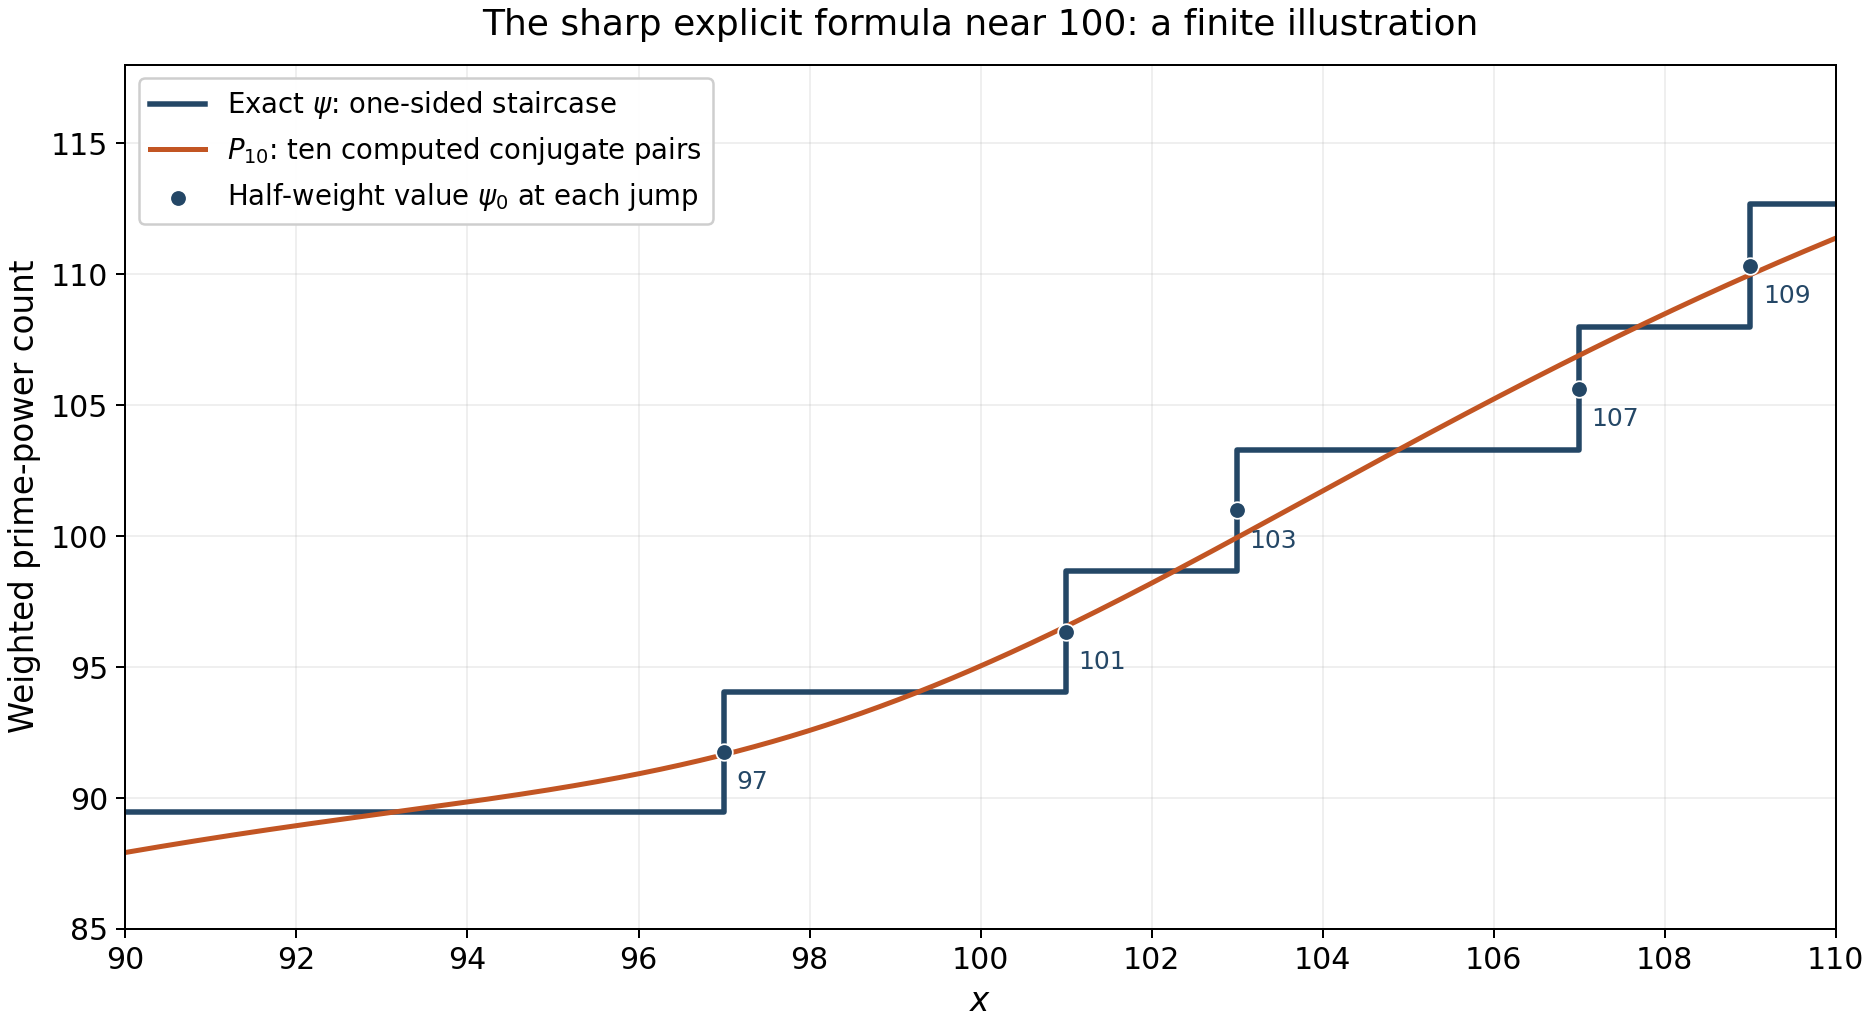

Python code for this plot:
"""Reproduce Figure 1: exact prime-power jumps and ten numerical zero pairs.

Original CC0 figure, OpenAI GPT-6.1 Sol in Codex, Ultra setting, October 2026.
Requires numpy, matplotlib and mpmath. Samples do not certify an error bound.
"""
from pathlib import Path
import math
import mpmath as mp
import numpy as np
import matplotlib
matplotlib.use('Agg')
import matplotlib.pyplot as plt

mp.mp.dps = 40
zeros = [complex(mp.zetazero(j)) for j in range(1, 11)]
prime_powers = {}
for p in range(2, 111):
    if any(p % q == 0 for q in range(2, math.isqrt(p) + 1)):
        continue
    n = p
    while n <= 110:
        prime_powers[n] = math.log(p)
        n *= p

def psi_left(x):
    return sum(weight for n, weight in prime_powers.items() if n < x)

points = np.linspace(90, 110, 2001)
logx = np.log(points)
pair_sum = 2 * np.real(sum(np.exp(rho * logx) / rho for rho in zeros))
approximation = points - pair_sum - math.log(2 * math.pi) - .5 * np.log1p(-points ** -2)
jumps = [n for n in sorted(prime_powers) if 90 < n < 110]
edges = [90] + jumps + [110]
levels = [psi_left(n) + prime_powers.get(n, 0) for n in edges]

plt.rcParams.update({'font.size': 12, 'axes.labelsize': 13})
fig, ax = plt.subplots(figsize=(10.4, 5.7), constrained_layout=True)
ax.step(edges, levels, where='post', color='#244766', linewidth=2.2,
        label=r'Exact $\psi$: one-sided staircase')
ax.plot(points, approximation, color='#c25523', linewidth=2.0,
        label=r'$P_{10}$: ten computed conjugate pairs')
midpoints = [psi_left(n) + prime_powers[n]/2 for n in jumps]
ax.scatter(jumps, midpoints, s=44, color='#244766', edgecolor='white',
           linewidth=.7, zorder=5, label=r'Half-weight value $\psi_0$ at each jump')
for n, mid in zip(jumps, midpoints):
    ax.annotate(str(n), (n, mid), xytext=(5, -15), textcoords='offset points',
                fontsize=10, color='#244766')
ax.set_xlim(90, 110)
ax.set_ylim(85, 118)
ax.set_xticks(range(90, 111, 2))
ax.set_xlabel(r'$x$')
ax.set_ylabel('Weighted prime-power count')
ax.set_title('The sharp explicit formula near 100: a finite illustration', pad=12)
ax.grid(alpha=.2)
ax.legend(loc='upper left', framealpha=.95, fontsize=11)
fig.savefig(Path(__file__).with_suffix('.png'), dpi=180)
plt.close(fig)
